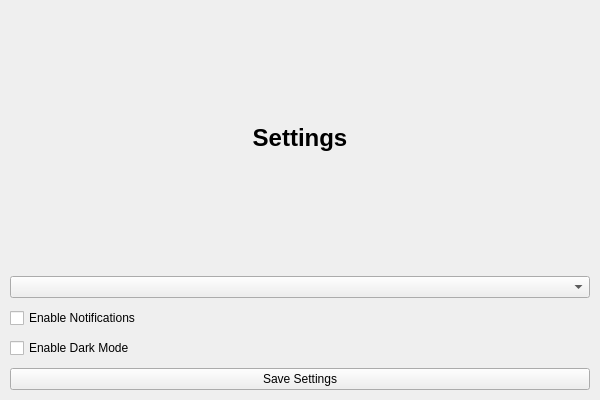
<?xml version="1.0" encoding="UTF-8"?>
<ui version="4.0">
 <class>SettingsView</class>
 <widget class="QWidget" name="SettingsView">
  <property name="geometry">
   <rect>
    <x>0</x>
    <y>0</y>
    <width>600</width>
    <height>400</height>
   </rect>
  </property>
  <layout class="QVBoxLayout" name="verticalLayout">
   <property name="spacing">
    <number>10</number>
   </property>
   <property name="leftMargin">
    <number>10</number>
   </property>
   <property name="topMargin">
    <number>10</number>
   </property>
   <property name="rightMargin">
    <number>10</number>
   </property>
   <property name="bottomMargin">
    <number>10</number>
   </property>

   <!-- Example Settings Controls -->
   <item>
    <widget class="QLabel" name="lblSettingsTitle">
     <property name="text">
      <string>Settings</string>
     </property>
     <property name="alignment">
      <set>Qt::AlignmentFlag::AlignCenter</set>
     </property>
     <property name="styleSheet">
      <string>font-size: 18pt; font-weight: bold;</string>
     </property>
    </widget>
   </item>

   <item>
   <widget class="QComboBox" name="comboThemes"/>   
    </item>

   <item>
    <widget class="QCheckBox" name="chkEnableNotifications">
     <property name="text">
      <string>Enable Notifications</string>
     </property>
    </widget>
   </item>

   <item>
    <widget class="QCheckBox" name="chkDarkMode">
     <property name="text">
      <string>Enable Dark Mode</string>
     </property>
    </widget>
   </item>

   <item>
    <widget class="QPushButton" name="btnSaveSettings">
     <property name="text">
      <string>Save Settings</string>
     </property>
    </widget>
   </item>

 

  </layout>
 </widget>
 <resources/>
 <connections/>
</ui>
